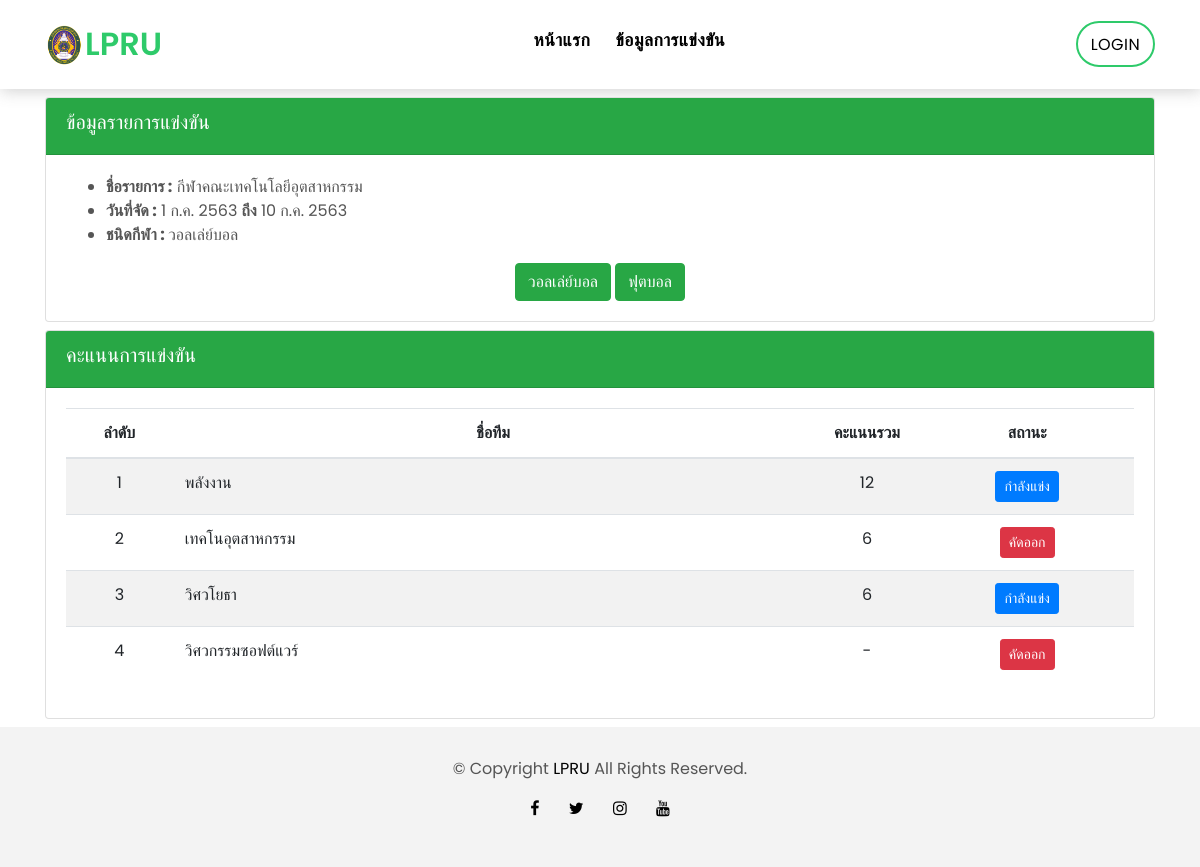
The page /tournament_result.php?id=12&sport=15 on the database its author committed.
### tables this page shows
CREATE TABLE `tournament` (
  `tournament_id` int(11) NOT NULL,
  `tournament_name` varchar(100) NOT NULL,
  `startdate` date NOT NULL,
  `enddate` date NOT NULL
);

CREATE TABLE `sport` (
  `sport_id` int(11) NOT NULL,
  `sport_name` varchar(100) NOT NULL,
  `sport_player` int(2) NOT NULL
);

CREATE TABLE `tournament_sport` (
  `ts_id` int(11) NOT NULL,
  `tournament_id` int(11) NOT NULL,
  `sport_id` int(11) NOT NULL,
  `ts_place` varchar(100) NOT NULL,
  `ts_startdate` date NOT NULL,
  `ts_enddate` date NOT NULL,
  `ts_status` varchar(50) NOT NULL
);

CREATE TABLE `team` (
  `team_id` int(11) NOT NULL,
  `team_name` varchar(100) NOT NULL,
  `ts_id` int(11) NOT NULL,
  `tournament_id` int(11) NOT NULL,
  `sport_id` int(11) NOT NULL,
  `team_status` int(1) NOT NULL DEFAULT '0',
  `team_point` int(2) NOT NULL DEFAULT '0'
);

### app/SQLiManager.php (called while the page is built, shortened)
<?php
if(class_exists('SQLiManager') === false)
{
	class SQLiManager{
		var $table;
		var $field;
		var $condition;
		public function SQLiManager()
		{
			$this->connect = mysqli_connect(DB_HOST,DB_USER,DB_PASS,DB_NAME);
			$cs1 = "SET character_set_results=utf8";
			mysqli_query($this->connect,$cs1) or die('Error query: ' . mysqli_error($this->connect));
			$cs2 = "SET character_set_client = utf8";
			mysqli_query($this->connect,$cs2) or die('Error query: ' . mysqli_error($this->connect));
			$cs3 = "SET character_set_connection = utf8";
			mysqli_query($this->connect,$cs3) or die('Error query: ' . mysqli_error($this->connect));
			$this->field="*";
		}
		public function select()
		{
			$this->sql="SELECT $this->field FROM $this->table $this->condition";
			$result=mysqli_query($this->connect,$this->sql) or trigger_error(mysqli_error($this->connect),E_USER_ERROR);
			return $result;
		}
	}
}
?>

### app/fn.php (called while the page is built, shortened)
<?php
function dateTH($strDate, $full=null, $time=null)
{
	$strYear = date("Y", strtotime($strDate)) + 543;
	$strMonth = date("n", strtotime($strDate));
	$strDay = date("j", strtotime($strDate));
	$strMonthCut = Array("", "ม.ค.", "ก.พ.", "มี.ค.", "เม.ย.", "พ.ค.", "มิ.ย.", "ก.ค.", "ส.ค.", "ก.ย.", "ต.ค.", "พ.ย.", "ธ.ค.");
	$strMonthThai = $strMonthCut[$strMonth];
	$dateTH = "$strDay $strMonthThai $strYear";
	return $dateTH;
}

### tournament_result.php (the view, shortened to what this page needs)
<?php include("header.php"); ?>
<?php
if (empty($_GET["id"])) {
    header("location:" . URL . "index.php");
} else {
    $sql->table = "tournament";
    $sql->field = "*";
    $sql->condition = "WHERE tournament_id={$_GET["id"]}";
    $query = $sql->select();
    $result = mysqli_fetch_assoc($query);
    $sql->table = "tournament_sport ts LEFT JOIN sport s ON ts.sport_id=s.sport_id";
    $sql->field = "ts.*, s.sport_name";
    $sql->condition = "WHERE tournament_id={$_GET["id"]}";
    $query2 = $sql->select();
    if( !empty($_GET["sport"]) ){
        $sql->table = "sport";
        $sql->field = "*";
        $sql->condition = "WHERE sport_id={$_GET["sport"]}";
        $sQuery = $sql->select();
        $resSport = mysqli_fetch_assoc($sQuery);
    }
}
?>
<main id="main">
    <div class="container">
        <div class="card mt-2 mb-2">
            <div class="card-header bg-success">
                <h5 class="text-white"><i class="fas fa-snowboarding"></i> ข้อมูลรายการแข่งขัน</h5>
            </div>
            <div class="card-body">
                <ul>
                    <li><span style="font-weight: bold;">ชื่อรายการ :</span> <?= $result["tournament_name"] ?></li>
                    <li><span style="font-weight: bold;">วันที่จัด :</span> <?= dateTH($result["startdate"]) ?> <b>ถึง</b> <?= dateTH($result["enddate"]) ?></li>
                    <li><span style="font-weight: bold;">ชนิดกีฬา : </span> <?= !empty($resSport['sport_name']) ? $resSport['sport_name'] : "" ?></li>
                </ul>
                <div class="text-center">
                <?php
                    while($sport = mysqli_fetch_assoc($query2)){
                        ?>
                        <a href="<?=URL?>tournament_result.php?id=<?=$_GET["id"]?>&sport=<?=$sport["sport_id"]?>" class="btn btn-success"><?=$sport['sport_name']?></a>
                        <?php
                    }
                    ?>
                    </div>
            </div>
            </div>
            <?php
            if( !empty($_GET["sport"]) ) {
            ?>
            <div class="card mt-2 mb-2">
            <div class="card-header bg-success">
                <h5 class="text-white"><i class="fas fa-snowboarding"></i>คะแนนการแข่งขัน</h5>
            </div>
            <div class="card-body">
            <?php include("score.php"); ?>
            </div>
            </div>
            <?php } ?>
        </div>
</main>
<?php include("footer.php"); ?>

### score.php
<?php
$sql->table = "team";
$sql->field = "*";
$sql->condition = "WHERE tournament_id={$_GET["id"]} AND sport_id={$_GET["sport"]} ORDER BY team_point DESC";
$query = $sql->select();
?>
<table class="table table-striped">
    <thead class="text-center">
        <tr>
            <th width="10%">ลำดับ</th>
            <th width="60%">ชื่อทีม</th>
            <th width="10%">คะแนนรวม</th>
            <th width="20%">สถานะ</th>
        </tr>
    </thead>
    <tbody>
        <?php
        $no = 1;
        while($result = mysqli_fetch_assoc($query)){
            ?>
            <tr>
                <td class="text-center"><?=$no?></td>
                <td><?=$result["team_name"]?></td>
                <td class="text-center"><?= !empty($result["team_point"]) ? $result["team_point"] : "-" ?></td>
                <td class="text-center">
                    <?php
                    $status = "-";
                    if( $result["team_status"] == 1 ){
                        $status = '<a class="btn btn-primary text-white btn-sm">กำลังแข่ง</a>';
                    }
                    if( $result["team_status"] == 2 ){
                        $status = '<a class="btn btn-danger text-white btn-sm">คัดออก</a>';
                    }
                    echo $status;
                    ?>
                </td>
            </tr>
            <?php
            $no++;
        }
        ?>
    </tbody>
</table>

### assets/css/style.css (style rules this page uses)
body { font-family: 'Poppins', sans-serif; color: #555555; }
h1, h2, h3, h4, h5, h6 { color: #000000; }
a { color: #000000; transition: all .5s ease; }
.btn { transition: .5s ease; }

### rows shown on the page
tournament: tournament_name "กีฬาคณะเทคโนโลยีอุตสาหกรรม", startdate "1 ก.ค. 2563", enddate "10 ก.ค. 2563"
sport: sport_name "วอลเล่ย์บอล"
tournament_sport: sport.sport_name "วอลเล่ย์บอล"
tournament_sport: sport.sport_name "ฟุตบอล"
team: team_name "พลังงาน", team_point "12", team_status "กำลังแข่ง"
team: team_name "เทคโนอุตสาหกรรม", team_point "6", team_status "คัดออก"
team: team_name "วิศวโยธา", team_point "6", team_status "กำลังแข่ง"
team: team_name "วิศวกรรมซอฟต์แวร์", team_status "คัดออก"
